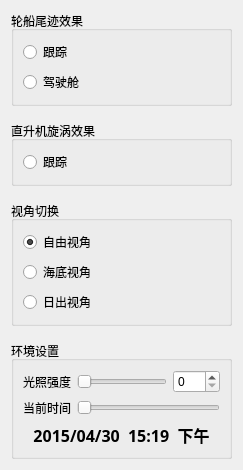
<?xml version="1.0" encoding="UTF-8"?>
<ui version="4.0">
 <class>COceanWidget</class>
 <widget class="QWidget" name="COceanWidget">
  <property name="geometry">
   <rect>
    <x>0</x>
    <y>0</y>
    <width>243</width>
    <height>391</height>
   </rect>
  </property>
  <property name="mouseTracking">
   <bool>false</bool>
  </property>
  <property name="windowTitle">
   <string/>
  </property>
  <layout class="QVBoxLayout" name="verticalLayout">
   <property name="spacing">
    <number>15</number>
   </property>
   <item>
    <widget class="QGroupBox" name="groupBox_4">
     <property name="title">
      <string>轮船尾迹效果</string>
     </property>
     <property name="checkable">
      <bool>false</bool>
     </property>
     <layout class="QGridLayout" name="gridLayout">
      <property name="topMargin">
       <number>9</number>
      </property>
      <item row="0" column="0">
       <widget class="QRadioButton" name="radioButton_ShipWake">
        <property name="focusPolicy">
         <enum>Qt::NoFocus</enum>
        </property>
        <property name="text">
         <string>跟踪</string>
        </property>
        <attribute name="buttonGroup">
         <string notr="true">buttonGroupCamera</string>
        </attribute>
       </widget>
      </item>
      <item row="1" column="0">
       <widget class="QRadioButton" name="radioButton_FirstCam">
        <property name="focusPolicy">
         <enum>Qt::NoFocus</enum>
        </property>
        <property name="text">
         <string>驾驶舱</string>
        </property>
        <attribute name="buttonGroup">
         <string notr="true">buttonGroupCamera</string>
        </attribute>
       </widget>
      </item>
     </layout>
    </widget>
   </item>
   <item>
    <widget class="QGroupBox" name="groupBox">
     <property name="title">
      <string>直升机旋涡效果</string>
     </property>
     <layout class="QGridLayout" name="gridLayout_3">
      <item row="0" column="0">
       <widget class="QRadioButton" name="radioButton_RotorEffect">
        <property name="enabled">
         <bool>true</bool>
        </property>
        <property name="focusPolicy">
         <enum>Qt::NoFocus</enum>
        </property>
        <property name="text">
         <string>跟踪</string>
        </property>
        <property name="checkable">
         <bool>true</bool>
        </property>
        <property name="checked">
         <bool>false</bool>
        </property>
        <attribute name="buttonGroup">
         <string notr="true">buttonGroupCamera</string>
        </attribute>
       </widget>
      </item>
     </layout>
    </widget>
   </item>
   <item>
    <widget class="QGroupBox" name="groupBox_3">
     <property name="title">
      <string>视角切换</string>
     </property>
     <layout class="QGridLayout" name="gridLayout_2">
      <item row="0" column="0">
       <widget class="QRadioButton" name="radioButton_FreeCam">
        <property name="focusPolicy">
         <enum>Qt::NoFocus</enum>
        </property>
        <property name="text">
         <string>自由视角</string>
        </property>
        <property name="checked">
         <bool>true</bool>
        </property>
        <attribute name="buttonGroup">
         <string notr="true">buttonGroupCamera</string>
        </attribute>
       </widget>
      </item>
      <item row="1" column="0">
       <widget class="QRadioButton" name="radioButton_UnderOcean">
        <property name="focusPolicy">
         <enum>Qt::NoFocus</enum>
        </property>
        <property name="text">
         <string>海底视角</string>
        </property>
        <property name="checked">
         <bool>false</bool>
        </property>
        <attribute name="buttonGroup">
         <string notr="true">buttonGroupCamera</string>
        </attribute>
       </widget>
      </item>
      <item row="2" column="0">
       <widget class="QRadioButton" name="radioButton_SunRise">
        <property name="focusPolicy">
         <enum>Qt::NoFocus</enum>
        </property>
        <property name="text">
         <string>日出视角</string>
        </property>
        <property name="checked">
         <bool>false</bool>
        </property>
        <attribute name="buttonGroup">
         <string notr="true">buttonGroupCamera</string>
        </attribute>
       </widget>
      </item>
     </layout>
    </widget>
   </item>
   <item>
    <widget class="QGroupBox" name="groupBox_5">
     <property name="title">
      <string>环境设置</string>
     </property>
     <layout class="QGridLayout" name="gridLayout_4">
      <item row="0" column="0">
       <layout class="QHBoxLayout" name="horizontalLayout">
        <item>
         <widget class="QLabel" name="Density_label_3">
          <property name="focusPolicy">
           <enum>Qt::NoFocus</enum>
          </property>
          <property name="text">
           <string>光照强度</string>
          </property>
         </widget>
        </item>
        <item>
         <widget class="QSlider" name="sun_light_Slider">
          <property name="focusPolicy">
           <enum>Qt::NoFocus</enum>
          </property>
          <property name="maximum">
           <number>255</number>
          </property>
          <property name="pageStep">
           <number>1</number>
          </property>
          <property name="orientation">
           <enum>Qt::Horizontal</enum>
          </property>
         </widget>
        </item>
        <item>
         <widget class="QSpinBox" name="spinBox_Light">
          <property name="focusPolicy">
           <enum>Qt::NoFocus</enum>
          </property>
          <property name="maximum">
           <number>255</number>
          </property>
         </widget>
        </item>
       </layout>
      </item>
      <item row="1" column="0">
       <layout class="QHBoxLayout" name="horizontalLayout_2">
        <item>
         <widget class="QLabel" name="Density_label_4">
          <property name="focusPolicy">
           <enum>Qt::NoFocus</enum>
          </property>
          <property name="text">
           <string>当前时间</string>
          </property>
         </widget>
        </item>
        <item>
         <widget class="QSlider" name="slider_CurrentTime">
          <property name="focusPolicy">
           <enum>Qt::NoFocus</enum>
          </property>
          <property name="maximum">
           <number>1440</number>
          </property>
          <property name="value">
           <number>0</number>
          </property>
          <property name="orientation">
           <enum>Qt::Horizontal</enum>
          </property>
         </widget>
        </item>
       </layout>
      </item>
      <item row="2" column="0">
       <widget class="QLabel" name="label_CurrentTime">
        <property name="font">
         <font>
          <family>宋体</family>
          <pointsize>12</pointsize>
          <weight>75</weight>
          <italic>false</italic>
          <bold>true</bold>
         </font>
        </property>
        <property name="focusPolicy">
         <enum>Qt::NoFocus</enum>
        </property>
        <property name="text">
         <string>2015/04/30  15:19  下午</string>
        </property>
        <property name="alignment">
         <set>Qt::AlignCenter</set>
        </property>
       </widget>
      </item>
     </layout>
    </widget>
   </item>
   <item>
    <spacer name="verticalSpacer">
     <property name="orientation">
      <enum>Qt::Vertical</enum>
     </property>
     <property name="sizeHint" stdset="0">
      <size>
       <width>20</width>
       <height>40</height>
      </size>
     </property>
    </spacer>
   </item>
  </layout>
 </widget>
 <resources/>
 <connections/>
 <buttongroups>
  <buttongroup name="buttonGroupCamera"/>
 </buttongroups>
</ui>
